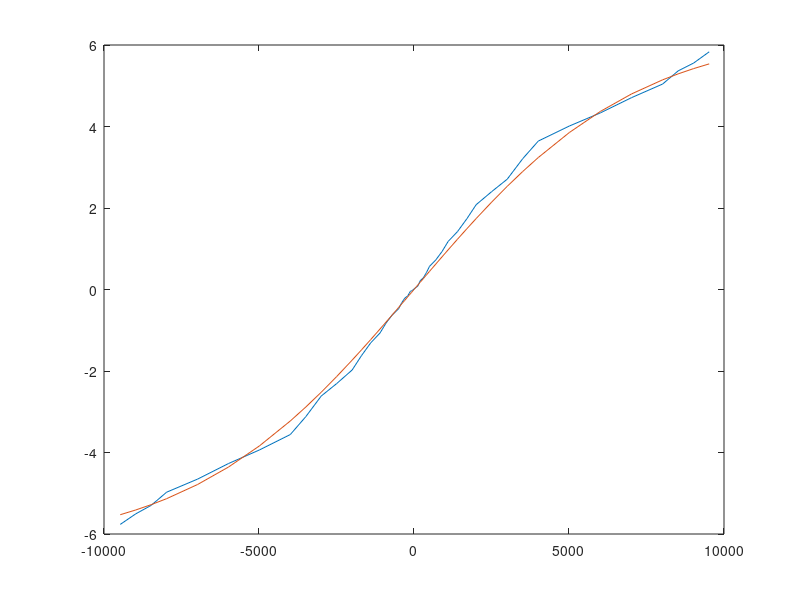

Here is the MATLAB script that generated this plot:
close; clc;

X_v = [-9476; -8977; -8478; -7980; -6982; -5985; -4987; -3990; -3491; ...
          -2992; -2493; -1995; -1695; -1396; -1097; -897; -698; -498; ...
          -399; -299; -199; -159; -119; -79; -39; 0; 40; ...
          80; 120; 160; 200; 300; 401; 501; 701; 902; ...
          1102; 1403; 1704; 2005; 2506; 3007; 3508; 4010; 5012; ...
          6015; 7017; 8020; 8521; 9022; 9523];
Q_v = [-5.765; -5.506; -5.297; -4.974; -4.653; -4.271; -3.938; -3.559; -3.121; ...
       -2.614; -2.308; -1.975; -1.624; -1.309; -1.068; -0.818; -0.622; -0.474; ...
       -0.329; -0.214; -0.153; -0.097; -0.048; -0.030; -0.014; 0.012; 0.036; ...
       0.059; 0.081; 0.147; 0.215; 0.285; 0.415; 0.569; 0.724; 0.929; ...
       1.180; 1.421; 1.735; 2.081; 2.402; 2.707; 3.211; 3.643; 4.012; ...
       4.335; 4.708; 5.042; 5.365; 5.558; 5.833];

K_v = 0.90;
C_d = 0.14;
Q_m = K_v*sqrt(50)*tanh(C_d*X_v/1000);

plot(X_v, Q_v, X_v, Q_m)
          